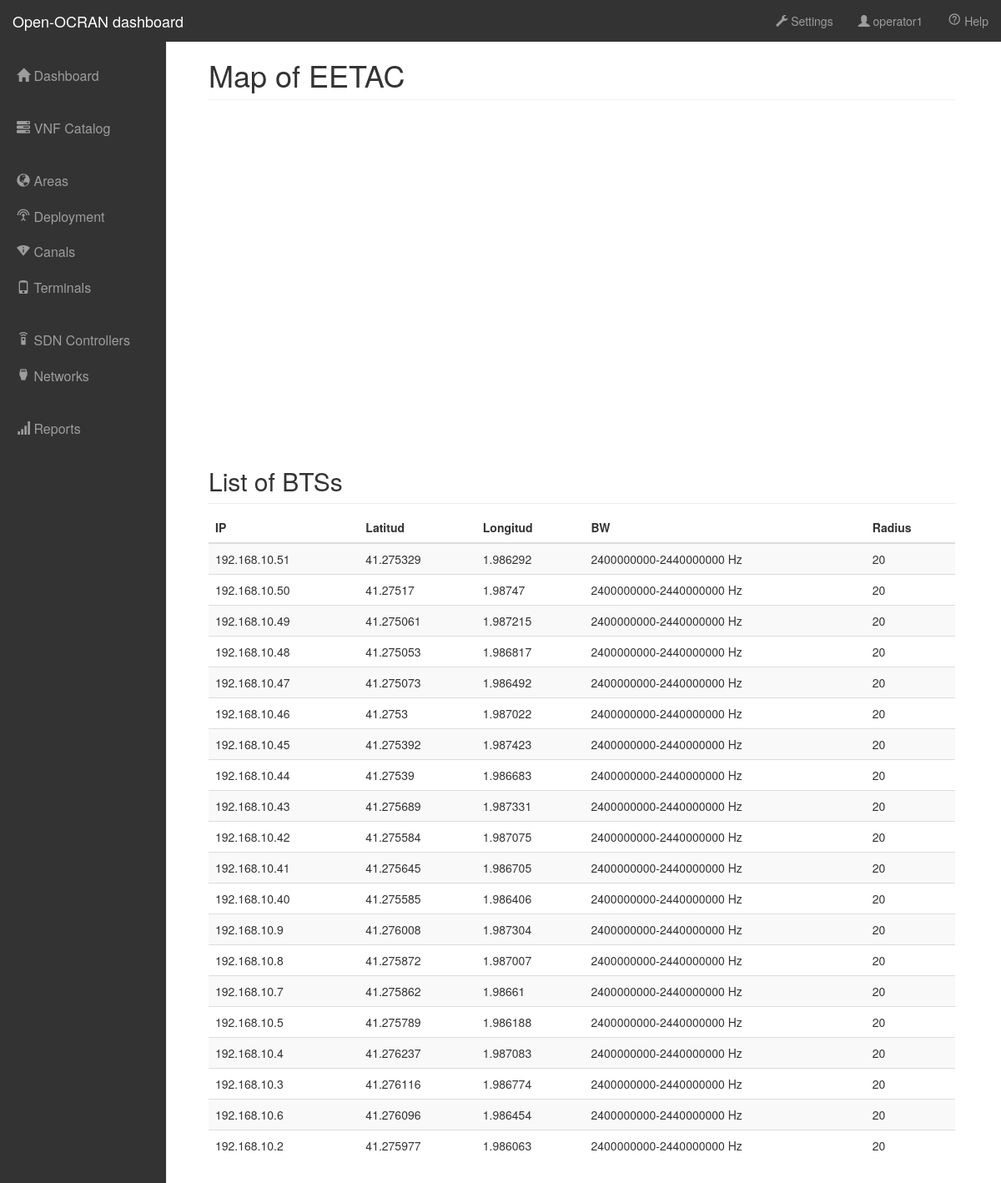
/scenarios/areas/13/ (signed in), run on the app's committed database.
### scenarios/models.py (models this page shows, shortened)
class Area(models.Model):
	name = models.CharField(max_length=120)
	latitude = models.CharField(max_length=120, default='41.275621')
	longitude = models.CharField(max_length=120, default='1.986591')
	description = models.TextField(default='description')
	file = models.FileField(null=True, blank=True,upload_to='btss/')
	price = models.FloatField(null=True, blank=True, default = 0)
	forecast = models.CharField(max_length=500, null=True, blank=True)
	rb_offer = models.CharField(max_length=500, null=True, blank=True, default='[0,0,0,0,0,0,0,0,0,0,0,0,0,0,0,0,0,0,0,0,0,0,0]')
	update = models.DateTimeField(auto_now=True,auto_now_add=False)
	timestamp = models.DateTimeField(auto_now=False,auto_now_add=True)
	class Meta:
		ordering = ["-timestamp","-update"]

class Bts(models.Model):
	area = models.ForeignKey(Area, on_delete=models.CASCADE,null=True, blank=True)
	name = models.CharField(max_length=120,null=True, blank=True)
	ip = models.CharField(max_length=120)
	lat = models.CharField(max_length=120)
	longi = models.CharField(max_length=120)
	radio = models.IntegerField(null=True, blank=True)
	neighbor = models.CharField(max_length=500,null=True, blank=True)
	BW = models.CharField(max_length=500,null=True, blank=True)
	freCs = models.CharField(max_length=500,null=True, blank=True,default='')
	update = models.DateTimeField(auto_now=True,auto_now_add=False)
	timestamp = models.DateTimeField(auto_now=False,auto_now_add=True)
	class Meta:
		ordering = ["-timestamp","-update"]

### scenarios/views.py (the view)
# urls.py: url(r'^areas/(?P<id>\d+)/$', area_detail, name='area_detail'),
def area_detail(request,id=None):
	if not request.user.is_authenticated():
		return HttpResponseRedirect(reverse('login'))
	area = get_object_or_404(Area, id=id)
	context = {
		"scenario": area,
		"btss": Bts.objects.filter(area__name=area.name)
	}
	return render(request, "scenarios/scenario_detail.html", context)

### scenarios/templates/scenarios/scenario_detail.html (shortened to what this page needs)
{%extends "base.html"%}
{%block content%}
	<h1 class="page-header">Map of {{scenario.name}}</h1>
    <div id="map-canvas" style="width:auto;height:400px;"></div>
    <h2 class="sub-header">List of BTSs</h2>
        <div class="table-responsive">
            <table class="table table-striped">
                <thead>
                <tr>
                  <th>IP</th>
                  <th>Latitud</th>
                  <th>Longitud</th>
                  <th>BW</th>
                  <th>Radius</th>
                </tr>
                </thead>
                <tbody>
                    {% for bts in btss %}
                        <tr>
                          <td>{{bts.ip}}</td>
                          <td>{{bts.lat}}</td>
                          <td>{{bts.longi}}</td>
                          <td>{{bts.BW}} Hz</td>
                          <td>{{bts.radio}}</td>
                        </tr>
                    {%endfor%}
                </tbody>
            </table>
        </div>
{%endblock content%}

### vnfs/templates/base.html (shortened to what this page needs)
{% load staticfiles %}
<!DOCTYPE html>
<html lang="en">
  <head>
    <link rel="stylesheet" href="http://maxcdn.bootstrapcdn.com/bootstrap/3.3.6/css/bootstrap.min.css">
    <link rel="stylesheet" href="https://maxcdn.bootstrapcdn.com/bootstrap/3.3.6/css/bootstrap.min.css">
    <link rel="stylesheet" type="text/css" href="{% static 'vnfs/dashboard.css' %}" />
  </head>
  <body>
    <nav class="navbar navbar-inverse navbar-fixed-top" style="background-color: #333">
      <div class="container-fluid">
        <div class="navbar-header">
          <a class="navbar-brand" href="#">Open-OCRAN dashboard</a>
        </div>
        <div id="navbar" class="navbar-collapse collapse">
          <ul class="nav navbar-nav navbar-right">
            <li><a href="{% url 'operators:settings' %}"><i class="glyphicon glyphicon-wrench"></i>  Settings</a></li>
            <li><a href="{% url 'logout' %}?next={% url 'login' %}"><i class="glyphicon glyphicon-user"></i>  {{user}}</a></li>
            <li><a href="#">
              <i class="material-icons" style="font-size:16px">help_outline</i>  Help</a></li>
          </ul>
        </div>
      </div>
    </nav>
    <div class="container-fluid">
      <div class="row">
        <div class="col-sm-3 col-md-2 sidebar" style="background-color: #333; margin-top: -1px">
          <ul class="nav nav-sidebar">
            <li>
              <a style="color: #9d9d9d; font-size: 16px" href="{% url 'vnfs:list' %}">
                <i class="glyphicon glyphicon-home" style="font-size:16px;"></i>  Dashboard</a>
            </li>
          </ul>
          <ul class="nav nav-sidebar">
            <li>
              <a style="color: #9d9d9d; font-size: 16px" href="{% url 'vnfs:list' %}">
                <i class="glyphicon glyphicon-tasks" style="font-size:16px;"></i>  VNF Catalog</a>
            </li>
          </ul>
          <ul class="nav nav-sidebar">
            <li><a style="color: #9d9d9d; font-size: 16px" href="{% url 'scenarios:list' %}">
              <i class="glyphicon glyphicon-globe" style="font-size:16px;"></i>  Areas</a></li>
            <li><a style="color: #9d9d9d; font-size: 16px" href="{% url 'deployments:list' %}">
              <i class="material-icons" style="font-size:16px">settings_input_antenna</i> Deployment</a></li>
            <li><a style="color: #9d9d9d; font-size: 16px" href="{% url 'deployments:canals' %}">
              <i class="material-icons" style="font-size:16px">perm_scan_wifi</i>  Canals</a></li>
            <li><a style="color: #9d9d9d; font-size: 16px" href="{% url 'users:list' %}">
                <i class="glyphicon glyphicon-phone" style="font-size:16px;"></i>  Terminals</a></li>
          </ul>
          <ul class="nav nav-sidebar">
            <li><a style="color: #9d9d9d; font-size: 16px" href="{% url 'networks:list' %}">
              <i class="material-icons" style="font-size:16px">settings_remote</i>  SDN Controllers</a></li>
            <li><a style="color: #9d9d9d; font-size: 16px" href="#">
              <i class="material-icons" style="font-size:16px">settings_input_hdmi</i>  Networks</a></li>
          </ul>
          <ul class="nav nav-sidebar">
            <li><a style="color: #9d9d9d; font-size: 16px" href="">
              <i class="glyphicon glyphicon-signal" style="font-size:16px;"></i>  Reports</a></li>
          </ul>
        </div>
        </div>
        <div class="col-sm-9 col-sm-offset-3 col-md-10 col-md-offset-2 main">
         {% block content%}{% endblock content%}
        </div>
      </div>
  </body>
</html>

### vnfs/static/vnfs/dashboard.css (style rules this page uses)
body { padding-top: 50px; }
.sub-header { padding-bottom: 10px; border-bottom: 1px solid #eee; }
.navbar-fixed-top { border: 0; }
.sidebar { display: none; }
@media (min-width: 768px) { .sidebar { position: fixed; top: 51px; bottom: 0; left: 0; z-index: 1000; display: block; padding: 20px; overflow-x: hidden; overflow-y: auto; background-color: #f5f5f5; border-right: 1px solid #eee; } }
.nav-sidebar { margin-right: -21px; margin-bottom: 20px; margin-left: -20px; }
.nav-sidebar > li > a { padding-right: 20px; padding-left: 20px; }
.main { padding: 20px; }
@media (min-width: 768px) { .main { padding-right: 40px; padding-left: 40px; } }
.main .page-header { margin-top: 0; }

### data on the page
Area: name "EETAC"
Bts: ip "192.168.10.51", lat "41.275329", longi "1.986292", BW "2400000000-2440000000", radio "20"
Bts: ip "192.168.10.50", lat "41.27517", longi "1.98747", BW "2400000000-2440000000", radio "20"
Bts: ip "192.168.10.49", lat "41.275061", longi "1.987215", BW "2400000000-2440000000", radio "20"
Bts: ip "192.168.10.48", lat "41.275053", longi "1.986817", BW "2400000000-2440000000", radio "20"
Bts: ip "192.168.10.47", lat "41.275073", longi "1.986492", BW "2400000000-2440000000", radio "20"
Bts: ip "192.168.10.46", lat "41.2753", longi "1.987022", BW "2400000000-2440000000", radio "20"
Bts: ip "192.168.10.45", lat "41.275392", longi "1.987423", BW "2400000000-2440000000", radio "20"
Bts: ip "192.168.10.44", lat "41.27539", longi "1.986683", BW "2400000000-2440000000", radio "20"
Bts: ip "192.168.10.43", lat "41.275689", longi "1.987331", BW "2400000000-2440000000", radio "20"
Bts: ip "192.168.10.42", lat "41.275584", longi "1.987075", BW "2400000000-2440000000", radio "20"
Bts: ip "192.168.10.41", lat "41.275645", longi "1.986705", BW "2400000000-2440000000", radio "20"
Bts: ip "192.168.10.40", lat "41.275585", longi "1.986406", BW "2400000000-2440000000", radio "20"
Bts: ip "192.168.10.9", lat "41.276008", longi "1.987304", BW "2400000000-2440000000", radio "20"
Bts: ip "192.168.10.8", lat "41.275872", longi "1.987007", BW "2400000000-2440000000", radio "20"
Bts: ip "192.168.10.7", lat "41.275862", longi "1.98661", BW "2400000000-2440000000", radio "20"
Bts: ip "192.168.10.5", lat "41.275789", longi "1.986188", BW "2400000000-2440000000", radio "20"
Bts: ip "192.168.10.4", lat "41.276237", longi "1.987083", BW "2400000000-2440000000", radio "20"
Bts: ip "192.168.10.3", lat "41.276116", longi "1.986774", BW "2400000000-2440000000", radio "20"
Bts: ip "192.168.10.6", lat "41.276096", longi "1.986454", BW "2400000000-2440000000", radio "20"
Bts: ip "192.168.10.2", lat "41.275977", longi "1.986063", BW "2400000000-2440000000", radio "20"

### other printed values
{{ user }} "operator1"
